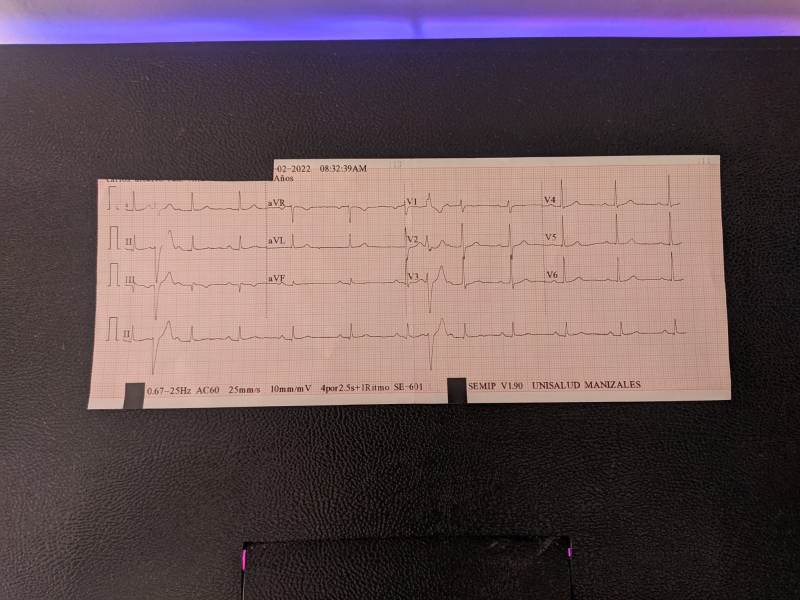
#> input picture photos/photo1.jpg, 1600 x 1200 px (shown at 1/2 size); its folder holds only this picture in this run
$ python imageDetection.py
#> lines starting #> are read from the running program, lines starting #| are printed output that depends on the picture; after the words box and inside, x2 and y2 are one past the last pixel; in counts of white or black regions, pixels touching at a corner belong together
import cv2
import os

path = 'photos'
images = os.listdir(path)

for image in images:
    frame = cv2.imread(path + '/' + image)
#> frame is the input picture: shape (1200, 1600, 3); mean B, G, R 86, 81.3, 100.4

    gray = cv2.cvtColor(frame, cv2.COLOR_RGB2GRAY)
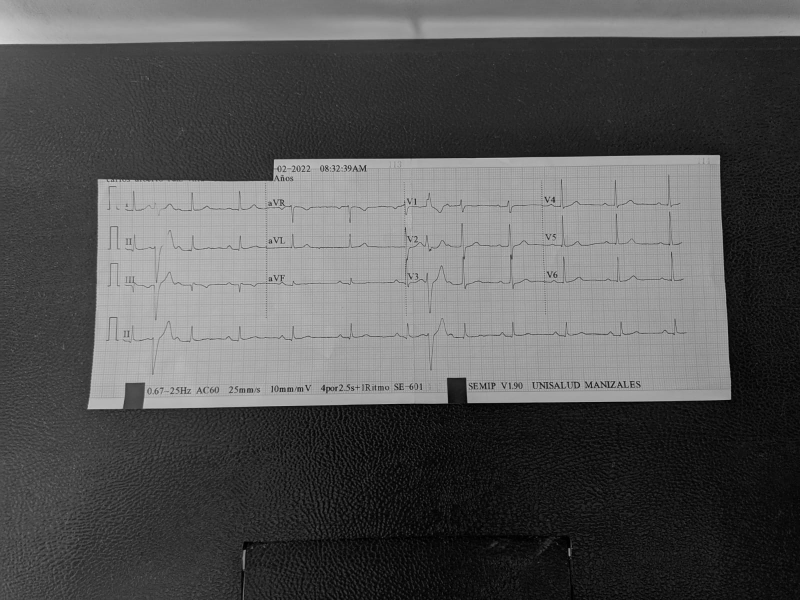
#> gray: shape (1200, 1600) (shown at 1/2 size); min 0, max 240, mean 84.9
    ecgClassificator = cv2.CascadeClassifier('cascade.xml')
    ecg = ecgClassificator.detectMultiScale(gray, scaleFactor=1.8, minNeighbors=120, minSize=(500, 600))
#> ecg = [[124, 282, 1344, 640]]
    for (x, y, w, h) in ecg:
        cv2.rectangle(frame, (x, y), (x + w, y + h), (0, 255, 0), 2)
#> this loop made 1 pass
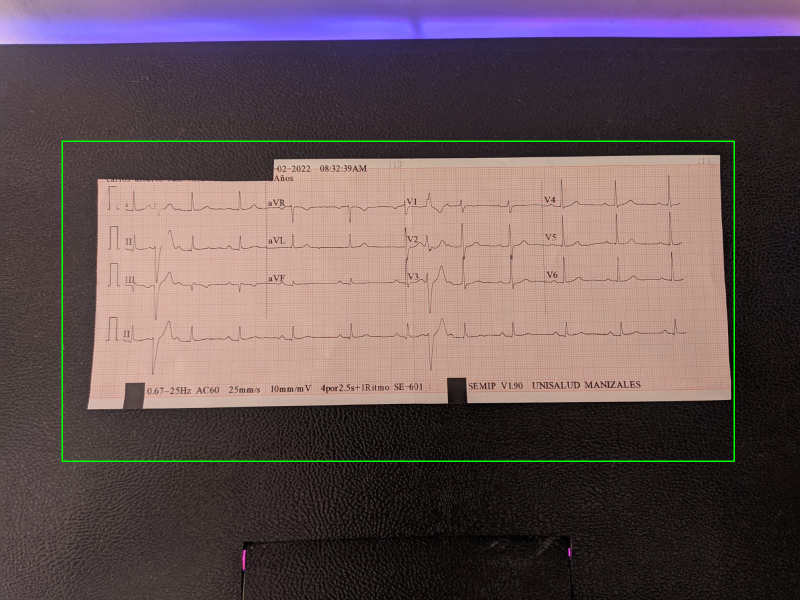
#> frame: shape (1200, 1600, 3) (shown at 1/2 size); 0.62% of pixels changed, all inside (x1, y1, x2, y2) = (123, 281, 1470, 924)

    cv2.imwrite('prediction/' + image, frame)
    frame = cv2.resize(frame, (620, 480))
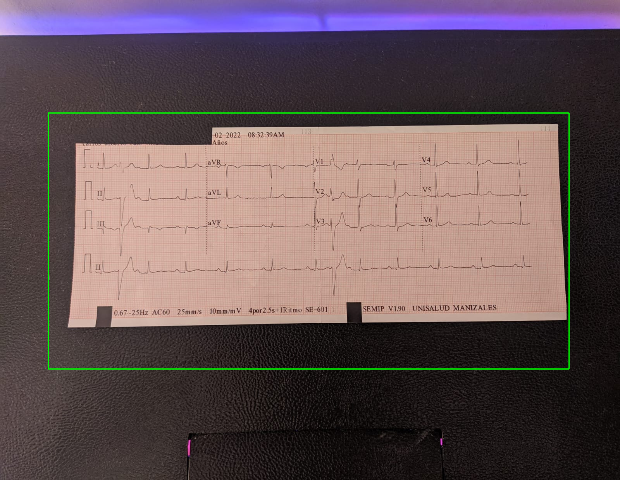
#> frame: shape (480, 620, 3); mean B, G, R 85.7, 82.9, 100

    cv2.imshow('Frame', frame)
    cv2.waitKey(0)
    cv2.destroyAllWindows()

$ run again, on photos/photo5.jpg
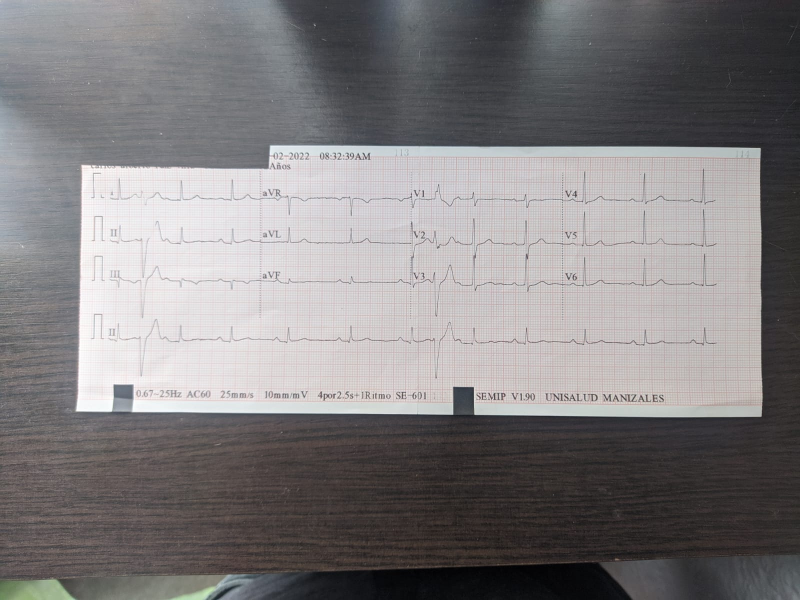
#> input picture photos/photo5.jpg, 1600 x 1200 px (shown at 1/2 size)
#> frame is the input picture: shape (1200, 1600, 3); mean B, G, R 126.9, 125.7, 128.6
#> ecg = [[126, 305, 1344, 640]]
#> the loop `for (x, y, w, h) in ecg:` made 1 pass
#> after the loop `for (x, y, w, h) in ecg:`:
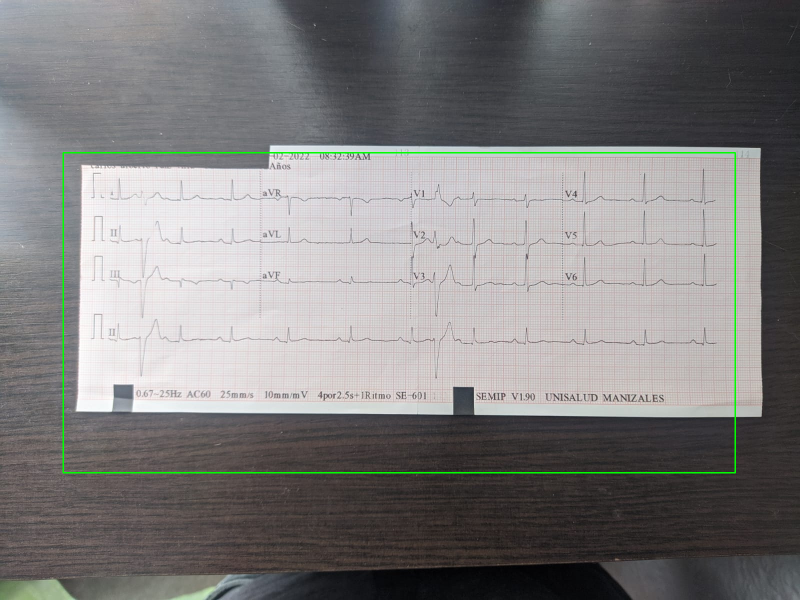
#> frame: shape (1200, 1600, 3) (shown at 1/2 size); 0.62% of pixels changed, all inside (x1, y1, x2, y2) = (125, 304, 1472, 947)
#> `frame = cv2.resize(frame, (620, 480))`:
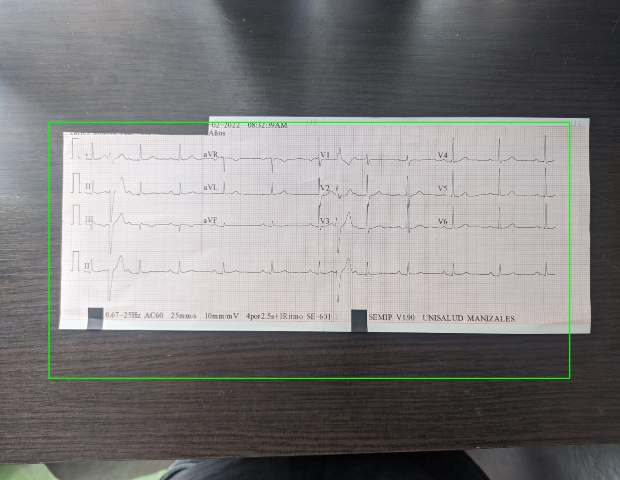
#> frame: shape (480, 620, 3); mean B, G, R 126, 126.5, 127.7

$ run again, on photos/photo6.jpg
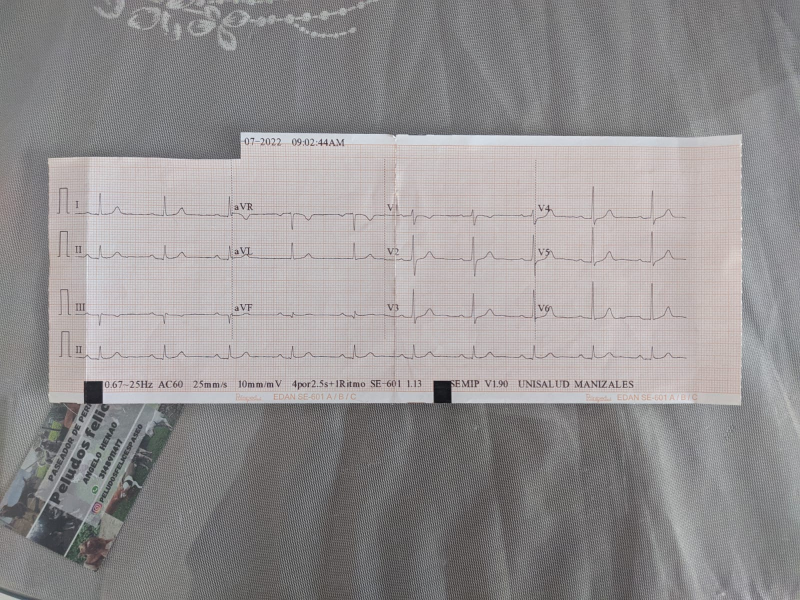
#> input picture photos/photo6.jpg, 1600 x 1200 px (shown at 1/2 size)
#> frame is the input picture: shape (1200, 1600, 3); mean B, G, R 146.1, 145.5, 148.8
#> ecg = [[127, 269, 1344, 640]]
#> the loop `for (x, y, w, h) in ecg:` made 1 pass
#> after the loop `for (x, y, w, h) in ecg:`:
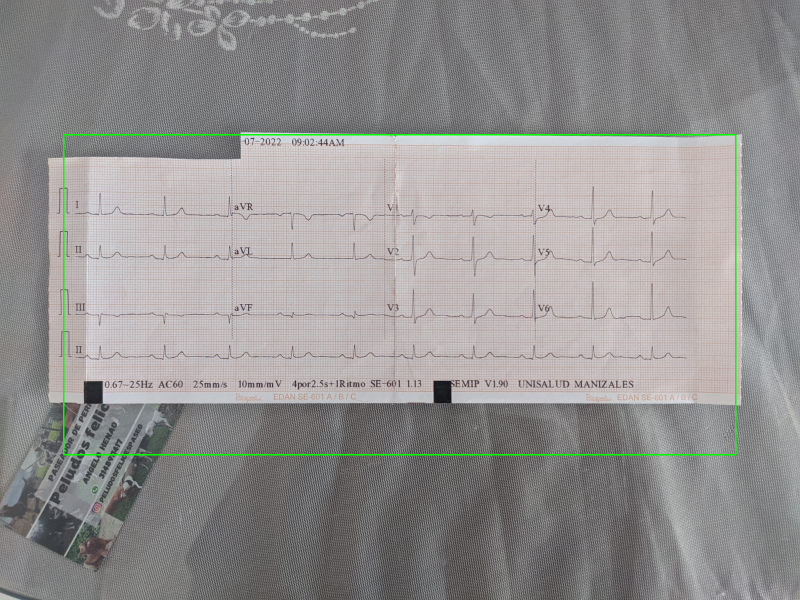
#> frame: shape (1200, 1600, 3) (shown at 1/2 size); 0.62% of pixels changed, all inside (x1, y1, x2, y2) = (126, 268, 1473, 911)
#> `frame = cv2.resize(frame, (620, 480))`:
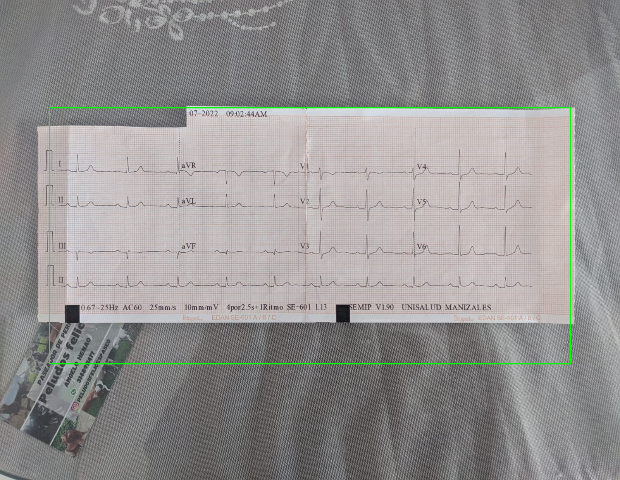
#> frame: shape (480, 620, 3); mean B, G, R 145.2, 146.1, 147.8

$ run again, on photos/photo2.jpg
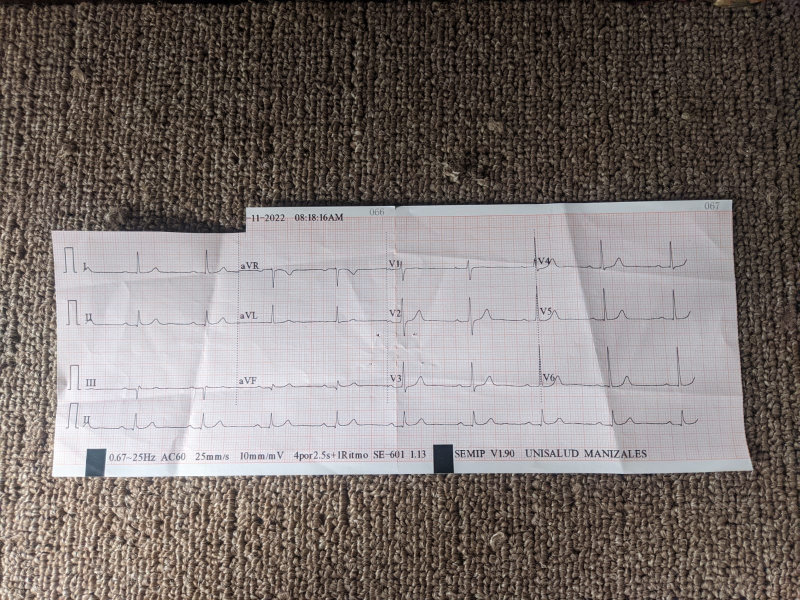
#> input picture photos/photo2.jpg, 1600 x 1200 px (shown at 1/2 size)
#> frame is the input picture: shape (1200, 1600, 3); mean B, G, R 113.9, 116.6, 124.9
#> ecg = [[133, 416, 1344, 640]]
#> the loop `for (x, y, w, h) in ecg:` made 1 pass
#> after the loop `for (x, y, w, h) in ecg:`:
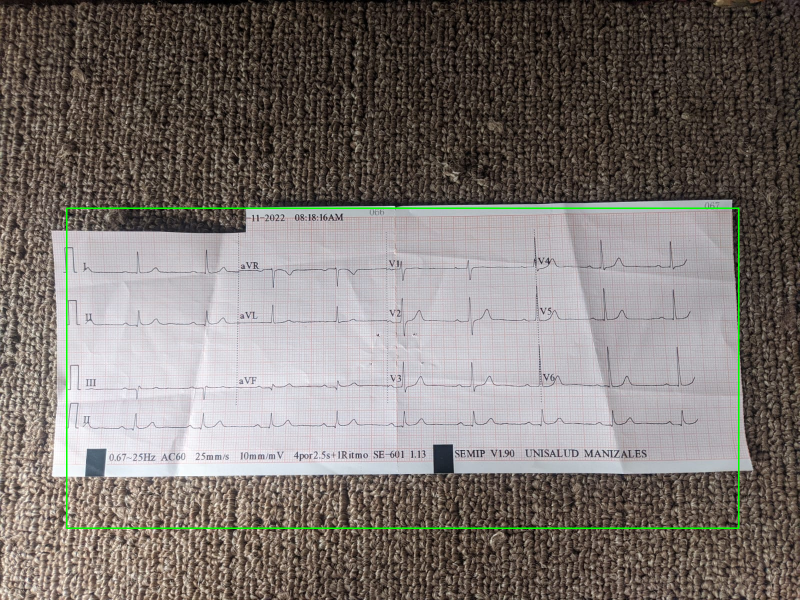
#> frame: shape (1200, 1600, 3) (shown at 1/2 size); 0.62% of pixels changed, all inside (x1, y1, x2, y2) = (132, 415, 1479, 1058)
#> `frame = cv2.resize(frame, (620, 480))`:
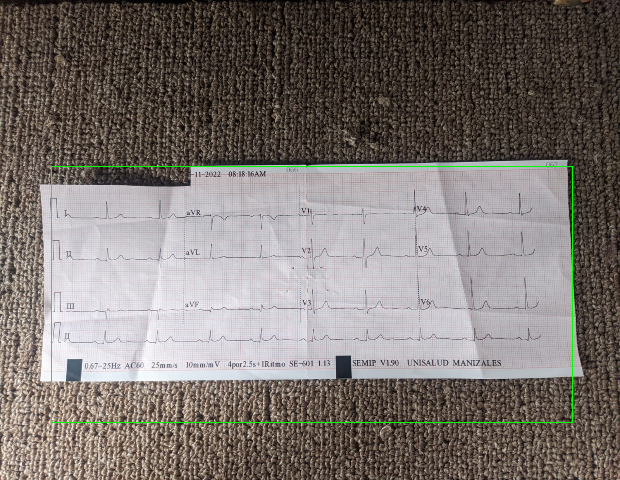
#> frame: shape (480, 620, 3); mean B, G, R 113.1, 117.1, 124

$ run again, on photos/photo3.jpg
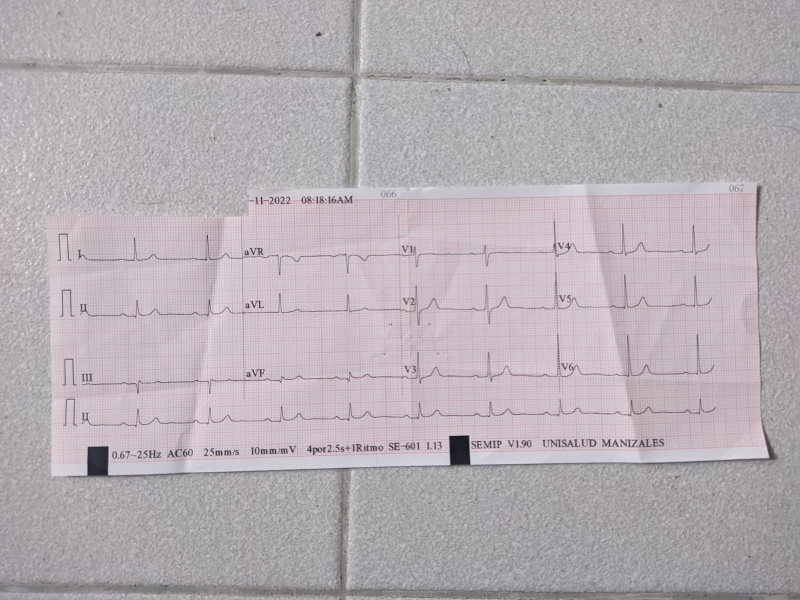
#> input picture photos/photo3.jpg, 1600 x 1200 px (shown at 1/2 size)
#> frame is the input picture: shape (1200, 1600, 3); mean B, G, R 180.2, 174.3, 182.2
#> ecg = [[145, 369, 1344, 640]]
#> the loop `for (x, y, w, h) in ecg:` made 1 pass
#> after the loop `for (x, y, w, h) in ecg:`:
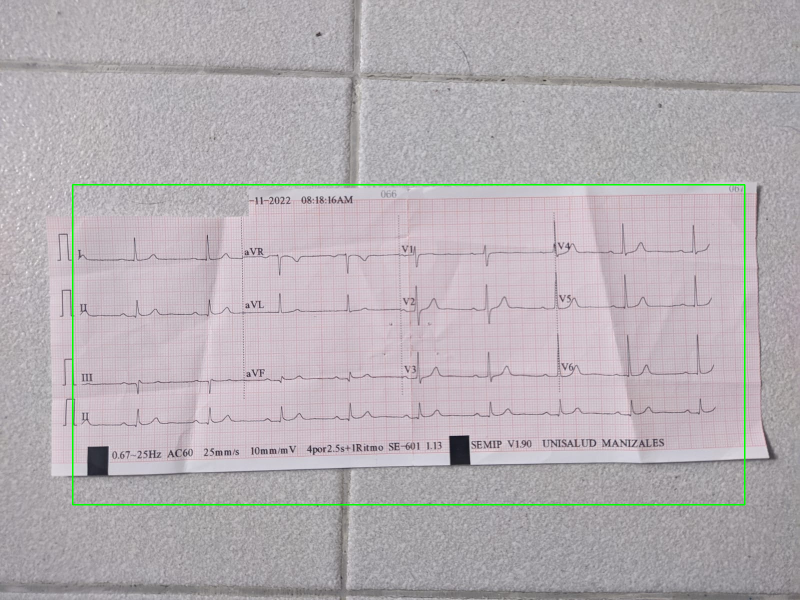
#> frame: shape (1200, 1600, 3) (shown at 1/2 size); 0.62% of pixels changed, all inside (x1, y1, x2, y2) = (144, 368, 1491, 1011)
#> `frame = cv2.resize(frame, (620, 480))`:
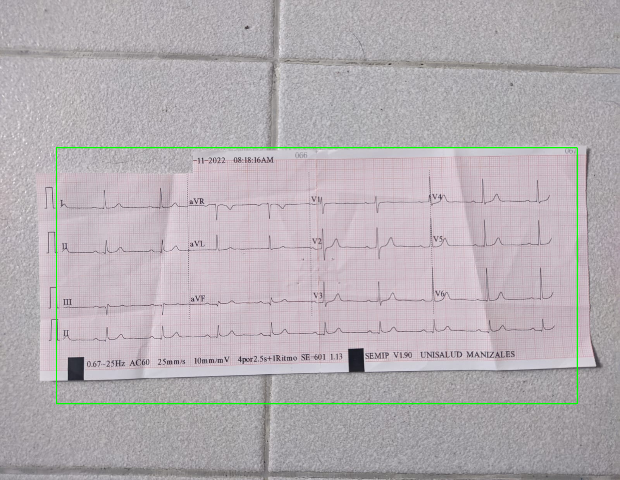
#> frame: shape (480, 620, 3); mean B, G, R 179, 174.7, 180.9
